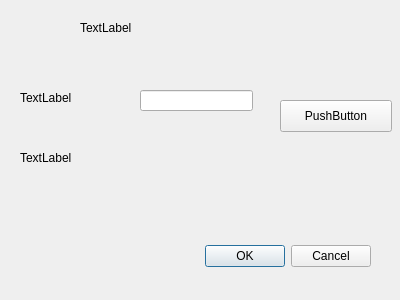
<?xml version="1.0" encoding="UTF-8"?>
<ui version="4.0">
 <class>Dialog</class>
 <widget class="QDialog" name="Dialog">
  <property name="geometry">
   <rect>
    <x>0</x>
    <y>0</y>
    <width>400</width>
    <height>300</height>
   </rect>
  </property>
  <property name="windowTitle">
   <string>Dialog</string>
  </property>
  <widget class="QDialogButtonBox" name="Commencer">
   <property name="geometry">
    <rect>
     <x>30</x>
     <y>240</y>
     <width>341</width>
     <height>32</height>
    </rect>
   </property>
   <property name="orientation">
    <enum>Qt::Horizontal</enum>
   </property>
   <property name="standardButtons">
    <set>QDialogButtonBox::Cancel|QDialogButtonBox::Ok</set>
   </property>
  </widget>
  <widget class="QLabel" name="label">
   <property name="geometry">
    <rect>
     <x>80</x>
     <y>20</y>
     <width>58</width>
     <height>16</height>
    </rect>
   </property>
   <property name="text">
    <string>TextLabel</string>
   </property>
  </widget>
  <widget class="QLabel" name="label_2">
   <property name="geometry">
    <rect>
     <x>20</x>
     <y>90</y>
     <width>58</width>
     <height>16</height>
    </rect>
   </property>
   <property name="text">
    <string>TextLabel</string>
   </property>
  </widget>
  <widget class="QLabel" name="label_3">
   <property name="geometry">
    <rect>
     <x>20</x>
     <y>150</y>
     <width>58</width>
     <height>16</height>
    </rect>
   </property>
   <property name="text">
    <string>TextLabel</string>
   </property>
  </widget>
  <widget class="QLineEdit" name="lineEdit">
   <property name="geometry">
    <rect>
     <x>140</x>
     <y>90</y>
     <width>113</width>
     <height>21</height>
    </rect>
   </property>
  </widget>
  <widget class="QPushButton" name="pushButton">
   <property name="geometry">
    <rect>
     <x>280</x>
     <y>100</y>
     <width>112</width>
     <height>32</height>
    </rect>
   </property>
   <property name="text">
    <string>PushButton</string>
   </property>
  </widget>
 </widget>
 <resources/>
 <connections>
  <connection>
   <sender>Commencer</sender>
   <signal>accepted()</signal>
   <receiver>Dialog</receiver>
   <slot>accept()</slot>
   <hints>
    <hint type="sourcelabel">
     <x>248</x>
     <y>254</y>
    </hint>
    <hint type="destinationlabel">
     <x>157</x>
     <y>274</y>
    </hint>
   </hints>
  </connection>
  <connection>
   <sender>Commencer</sender>
   <signal>rejected()</signal>
   <receiver>Dialog</receiver>
   <slot>reject()</slot>
   <hints>
    <hint type="sourcelabel">
     <x>316</x>
     <y>260</y>
    </hint>
    <hint type="destinationlabel">
     <x>286</x>
     <y>274</y>
    </hint>
   </hints>
  </connection>
 </connections>
</ui>
